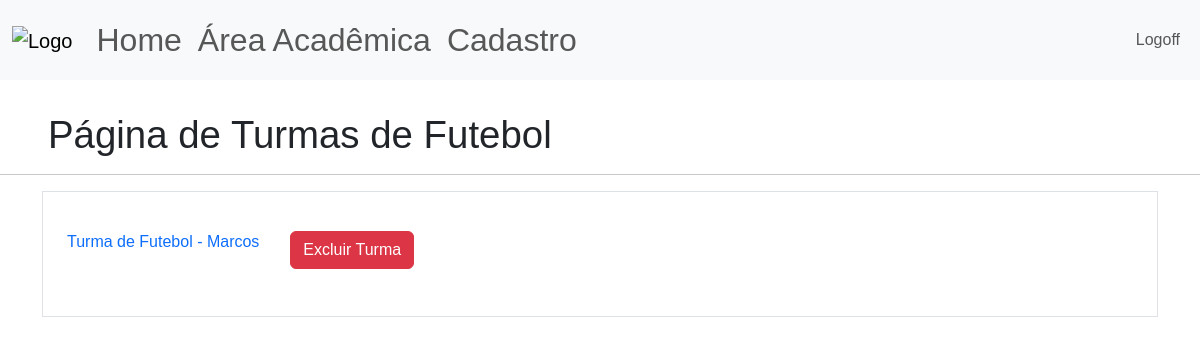
Page /area-academica/turmas/Futebol (signed in) on the earlier database version.
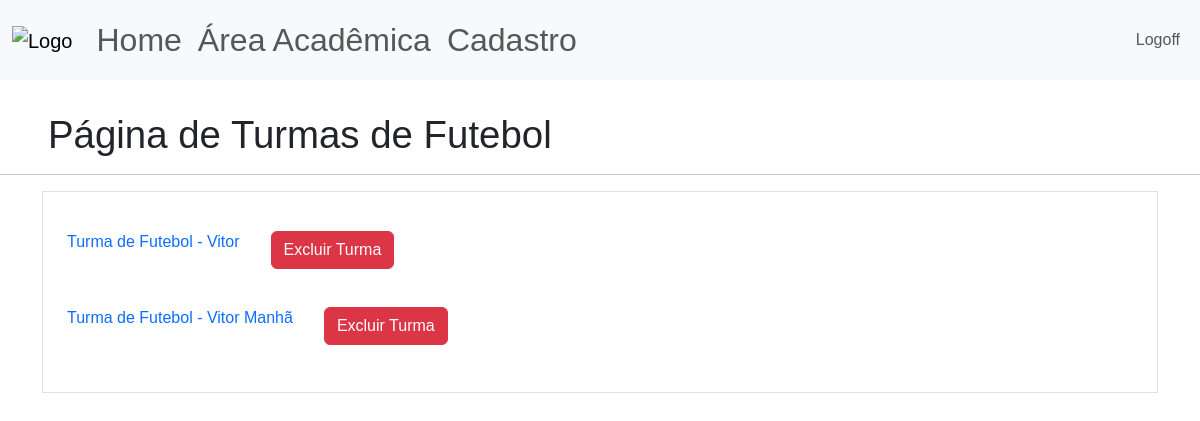
Same page on the later database version.
### site_verbo_amar/models.py (models this page shows)
class Turma(database.Model):
    id = database.Column(database.Integer, primary_key=True)
    nome_turma = database.Column(database.String, nullable=False, unique=True)
    id_professor = database.Column(database.Integer,nullable=False)
    id_atividade = database.Column(database.Integer,nullable=False)
    id_aluno = database.Column(database.String, nullable=False)

### site_verbo_amar/routes.py (the view)
@app.route("/area-academica/turmas/<nome>", methods=['GET', 'POST'])
@login_required
def exibir_turmas(nome):
    atividade = Atividade.query.filter_by(atividade=nome).first_or_404()
    turmas = Turma.query.filter_by(id_atividade=atividade.id).all()
    if current_user.adm == "1":
        privilegio=True
    return render_template('pag_turmas.html',
                           nome_atividade=atividade.atividade,
                           turmas=turmas,
                           privilegio=privilegio)

### site_verbo_amar/models.py (called while the page is built)
@login_manager.user_loader
def load_user(id_usuario):
    return Usuario.query.get(int(id_usuario))

### site_verbo_amar/templates/pag_turmas.html
{% extends 'base.html' %}
{% block body %}
<div class = "d-flex align-items-center gap-1", style="padding-left: 3rem; padding-top: 2rem;">
    <h1 style="font-size: 2.4rem; font-weight: 500; line-height: 1.2; margin: 0;">Página de Turmas de {{nome_atividade}}</h1>
</div>
<hr>
<div class="container">
    <form method="POST" action="" id="nome_turma" class="border p-4 mt-2">
        <fieldset>
            <div id="pag-turmas">
                {% for turma in turmas %}
                    <div class="d-flex align-items-center gap-3 mb-2"">
                        <a style="text-decoration:none" href="{{ url_for('carregar_chamada', nome_turma=turma.nome_turma) }}">
                            <p>{{turma.nome_turma}}</p>
                        </a>
                        {% if privilegio %}
                            <div class="button">
                                <a href="#" class="btn btn-danger">Excluir Turma</a>
                            </div>
                        {%endif%}
                    </div>
                {% endfor %}
            </div>
        </fieldset>
    </form>
</div>
{% endblock %}

Differences in the rows shown:
changed Turma: nome_turma "Turma de Futebol - Marcos" → "Turma de Futebol - Vitor"
added Turma: nome_turma "Turma de Futebol - Vitor Manhã"
